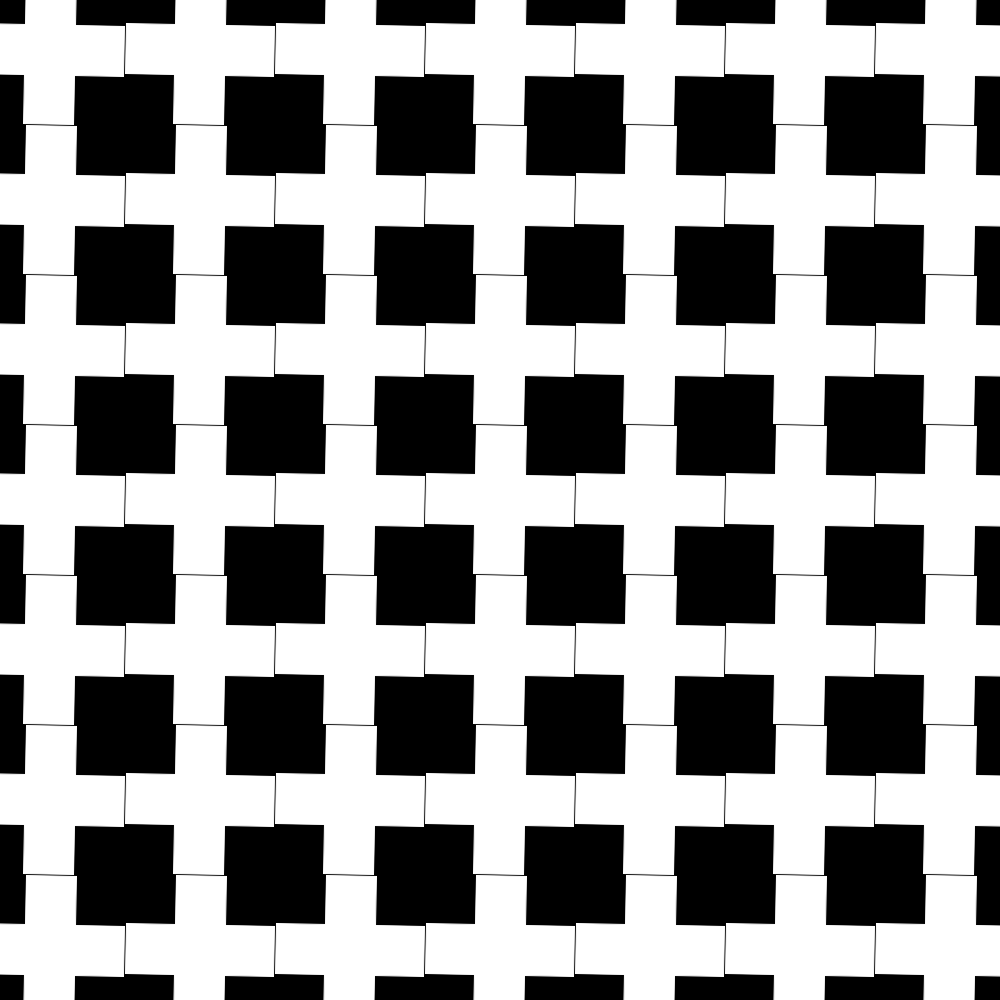
Frame 1 (no input)
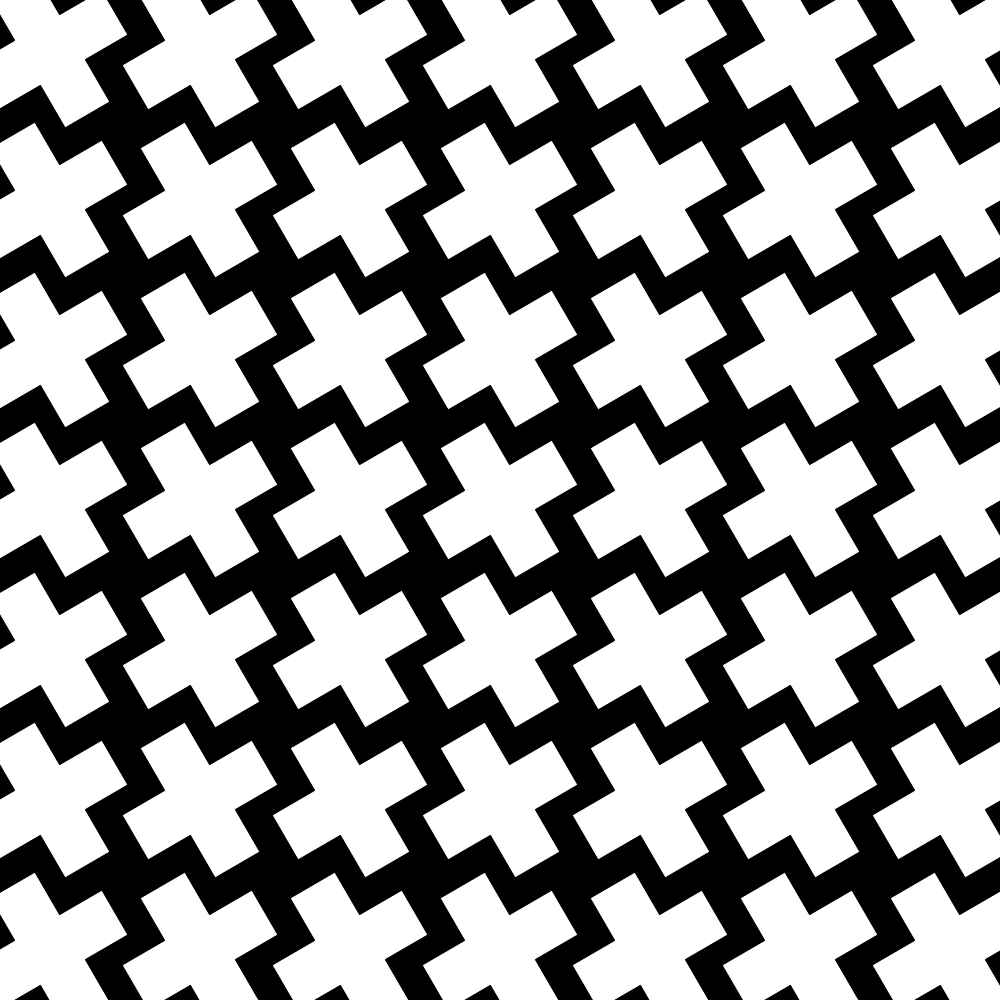
Frame 60 (the mouse pressed at the canvas centre just before this capture)
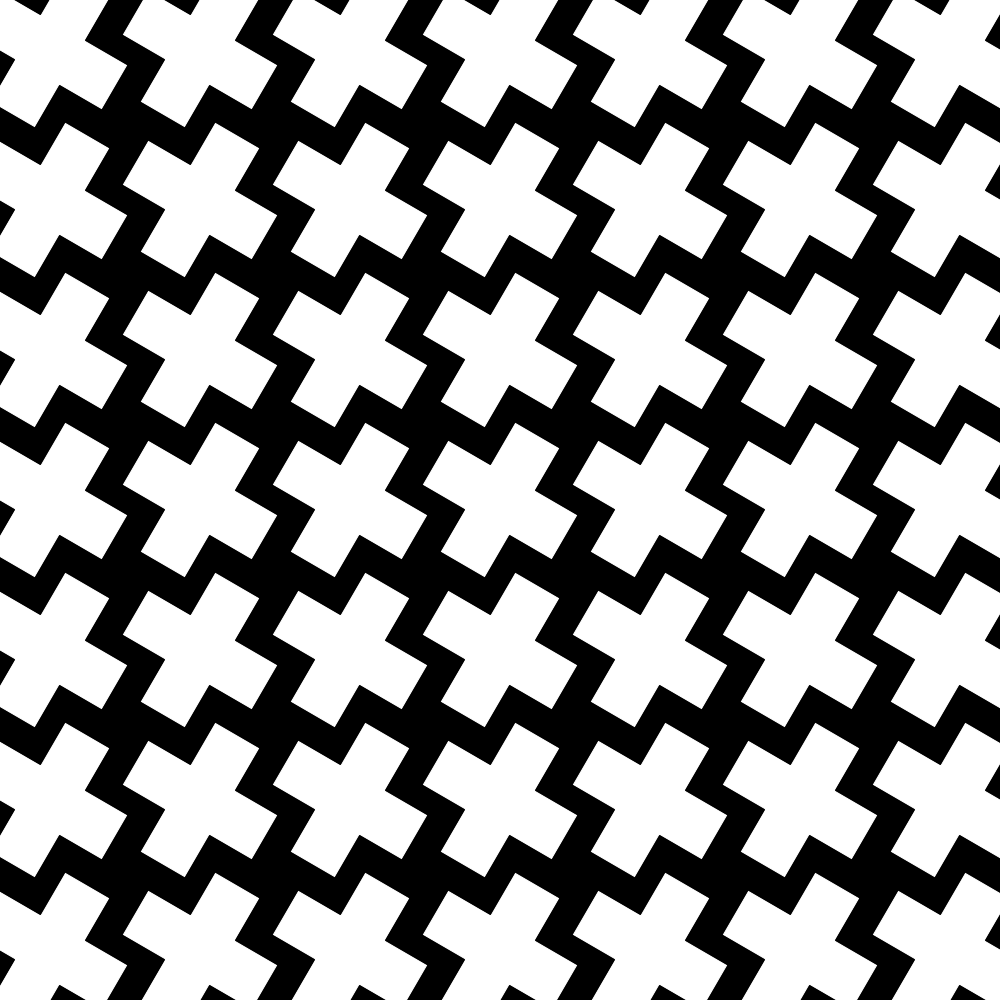
Frame 120 (the mouse held since frame 60 and released just before this capture)

The Processing sketch that drew these frames (run headless with seeded random() and noise(); from frame 60 on, the mouse is pressed at the canvas centre):

// Processing sketch: sketch_8_gif
// ── sketch_8_gif.pde
void setup() {
  size(1000, 1000);
  stroke(255);
}

void draw() {
  background(0, 0, 0);
  noStroke();
  stroke(255);
  /*
rotate(radians(frameCount));
   rectMode(CENTER);
   rect(mouseX, mouseY, 50, 50);
   rect(mouseX+50, mouseY, 50, 50);
   rect(mouseX-50, mouseY, 50, 50);
   rect(mouseX, mouseY+50, 50, 50);
   rect(mouseX, mouseY-50, 50, 50);
   */

  int xSteps = width / 150 / 2 + 1;
  int ySteps = height / 150 / 2 + 1;


  for (int i = xSteps*-1; i < xSteps; i++) {
    for (int j = ySteps*-1; j < ySteps; j++) {
      pushMatrix();
      translate(width/2+i*150, height/2+j*150);
      makeCross();
      popMatrix();
    }
  }
}


void makeCross() {

  pushMatrix();

  rotate(radians(frameCount));
  rectMode(CENTER);
  rect(0, 0, 50, 50);
  rect(0+49, 0, 50, 50);
  rect(0-49, 0, 50, 50);
  rect(0, 0+49, 50, 50);
  rect(0, 0-49, 50, 50);
  popMatrix();
}
